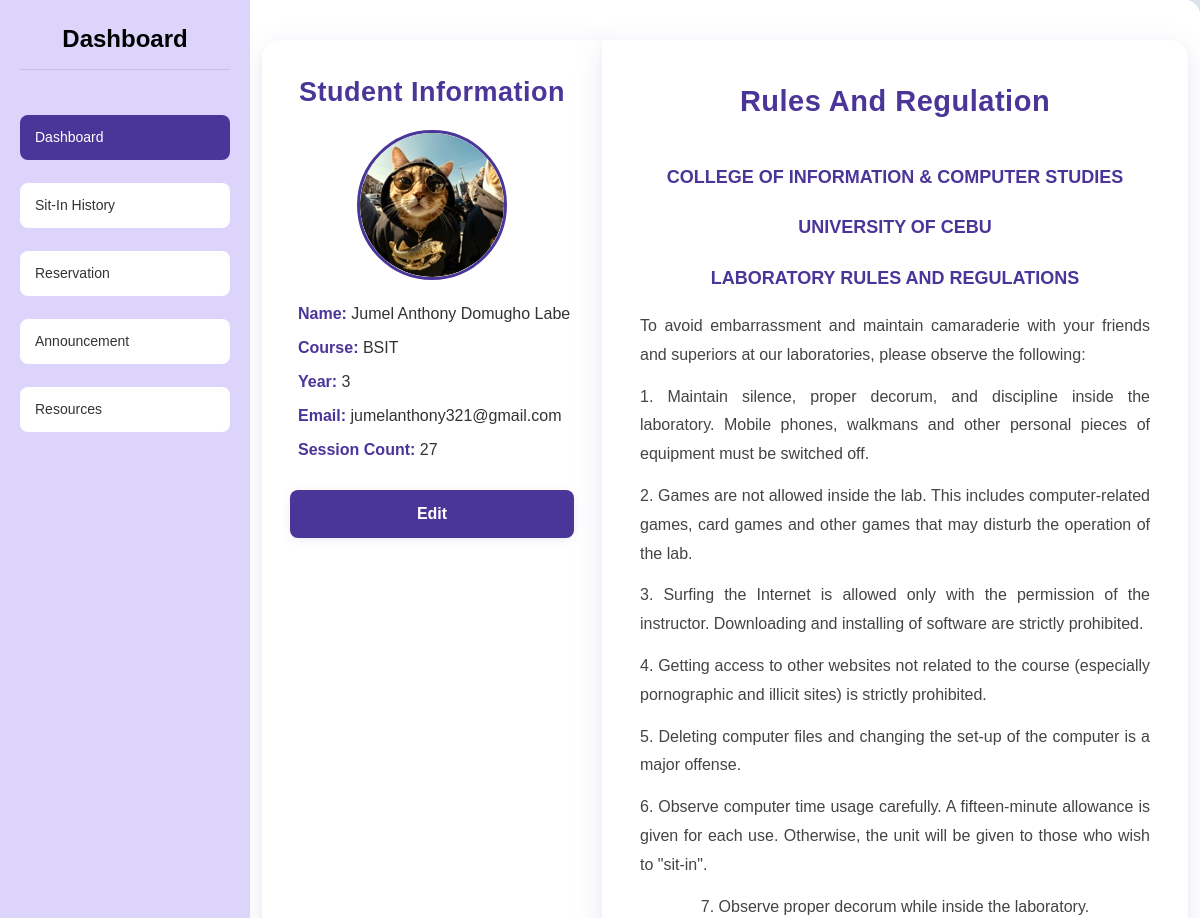
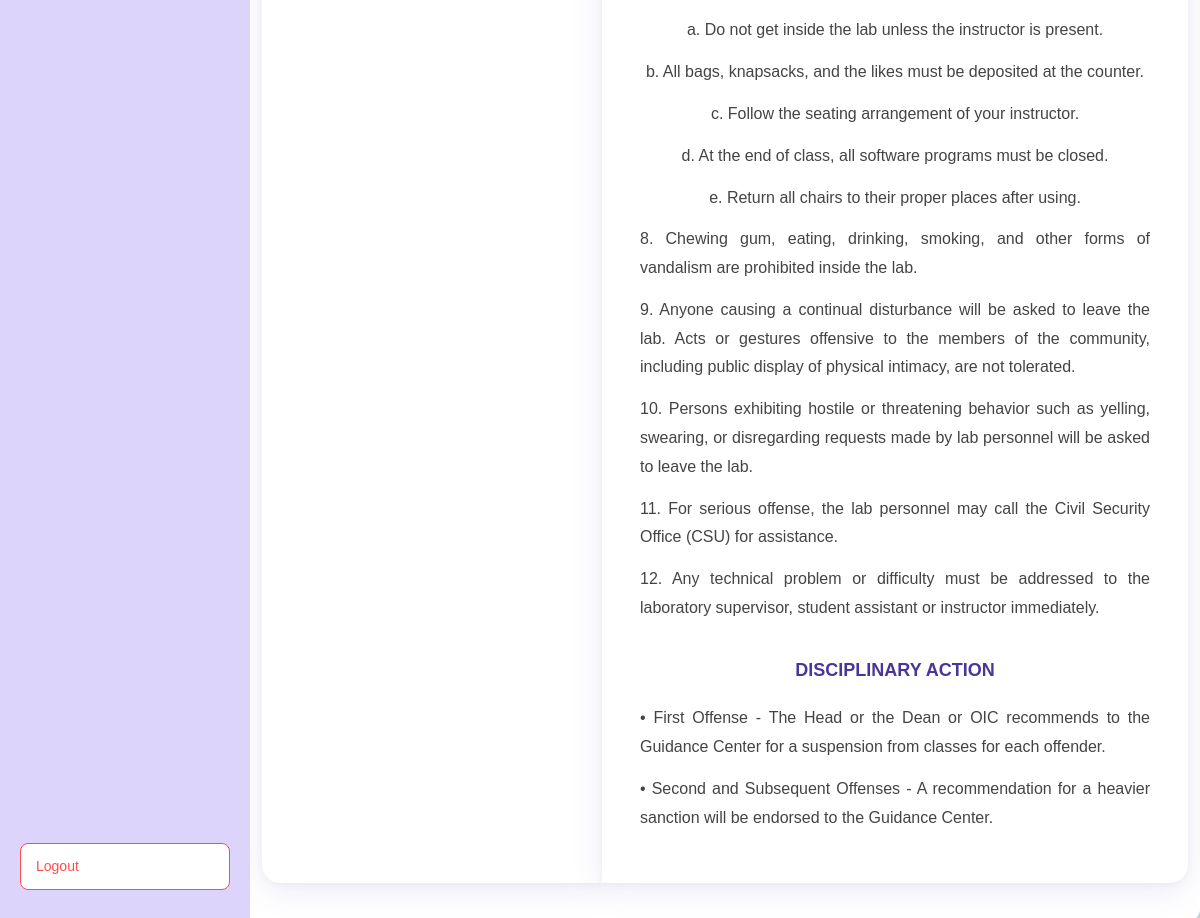
Page /student/dashboard (signed in) on the committed database (2 pictures, top to bottom).
### tables this page shows
CREATE TABLE students ( 
idno TEXT PRIMARY KEY,
lastname TEXT NOT NULL,
firstname TEXT NOT NULL,
midname TEXT,
course TEXT NOT NULL,
year_level INTEGER NOT NULL,
email_address TEXT NOT NULL,
username TEXT NOT NULL CHECK (username = idno),
password TEXT NOT NULL,
profile_picture TEXT DEFAULT NULL,
session_count INTEGER DEFAULT 30
, reward_points INTEGER DEFAULT 0, reward_redeemable INTEGER DEFAULT 0);

### routes/student_routes.py (the view)
@student_bp.route('/dashboard')
def dashboard():
    if session.get('user_type') != 'student':
        session.clear()
        return redirect(url_for('auth.login'))
    student = get_student_by_id(session['user_id'])
    if not student:
        flash("User not found!", "danger")
        return redirect(url_for('auth.logout'))
    session['firstname'] = student['firstname']
    session['lastname'] = student['lastname']
    session['session_count'] = student['session_count']
    user_data = {
        "idno": student["idno"],
        "firstname": student["firstname"],
        "lastname": student["lastname"],
        "midname": student["midname"],
        "course": student["course"] or "N/A",
        "year_level": student["year_level"] or "N/A",
        "email_address": student["email_address"] or "N/A",
        "profile_picture": student["profile_picture"] or None,
        "session_count": student["session_count"] or 0
    }
    announcements = get_announcements()
    return render_template('dashboard.html', user=user_data, announcements=announcements)

### app.py (called while the page is built)
@app.after_request
def add_header(response):
    if 'Cache-Control' not in response.headers:
        response.headers['Cache-Control'] = 'no-store, no-cache, must-revalidate, post-check=0, pre-check=0, max-age=0'
        response.headers['Pragma'] = 'no-cache'
        response.headers['Expires'] = '-1'
    return response

### dbhelper.py (called while the page is built)
def get_connection():
    conn = sqlite3.connect(DB_NAME)
    conn.row_factory = sqlite3.Row
    return conn

def get_student_by_id(idno):
    conn = get_connection()
    cursor = conn.cursor()
    cursor.execute("SELECT * FROM students WHERE idno = ?", (idno,))
    student = cursor.fetchone()
    conn.close()
    return student

def get_announcements():
    conn = get_connection()
    cursor = conn.cursor()
    cursor.execute("SELECT * FROM announcements ORDER BY created_at DESC")
    announcements = cursor.fetchall()
    conn.close()
    return announcements

### templates/dashboard.html (shortened to what this page needs)
{% extends "base.html" %}
{% block content %}
<body>
    <div class="dashboard-container">
        <div class="sidebar">
            <h1 class="dashboard-title">Dashboard</h1>
            <a href="{{ url_for('student.dashboard') }}" class="menu-btn active">Dashboard</a>
            <a href="{{ url_for('student.sit_in_history') }}" class="menu-btn">Sit-In History</a>
            <a href="{{ url_for('student.reserve') }}" class="menu-btn">Reservation</a>
            <a href="{{ url_for('student.announcements') }}" class="menu-btn">Announcement</a>
            <a href="{{ url_for('student.resources') }}" class="menu-btn">Resources</a>
            <a href="{{ url_for('auth.logout') }}" class="menu-btn logout-btn">Logout</a>
        </div>
        <div class="content">
            <div class="container">
                <div class="student-info">
                    <h2>Student Information</h2>
                    <div class="profile-container">
                        {% if user['profile_picture'] %}
                            <img src="{{ url_for('static', filename=user['profile_picture']) }}" alt="Profile Picture" class="profile-pic">
                        {% else %}
                            <img src="{{ url_for('static', filename='default-avatar.jpg') }}" alt="Default Profile Picture" class="profile-pic">
                        {% endif %}
                    </div>
                    <p><strong>Name:</strong> {{ user['firstname'] }}{% if user['midname'] %} {{ user['midname'] }}{% endif %} {{ user['lastname'] }}</p>
                    <p><strong>Course:</strong> {{ user['course'] }}</p>
                    <p><strong>Year:</strong> {{ user['year_level'] }}</p>
                    <p><strong>Email:</strong> {{ user['email_address'] }}</p>
                    <p><strong>Session Count:</strong> {{ user['session_count'] if user['session_count'] else 30 }}</p>
                    <button class="edit-btn" onclick="openModal()">Edit</button>
                </div>
                <div class="rules-regulation" style="width: 100%; max-width: 600px; margin-left: auto; margin-right: auto;">
                    <h2>Rules And Regulation</h2>
                    <center><strong><p>COLLEGE OF INFORMATION & COMPUTER STUDIES</p>
                    <p>UNIVERSITY OF CEBU</p>
                    <p>LABORATORY RULES AND REGULATIONS</p></strong></center>
                    <p>To avoid embarrassment and maintain camaraderie with your friends and superiors at our laboratories, please observe the following:</p>
                    <p>1. Maintain silence, proper decorum, and discipline inside the laboratory. Mobile phones, walkmans and other personal pieces of equipment must be switched off.</p>
                    <p>2. Games are not allowed inside the lab. This includes computer-related games, card games and other games that may disturb the operation of the lab.</p>
                    <p>3. Surfing the Internet is allowed only with the permission of the instructor. Downloading and installing of software are strictly prohibited.</p>
                    <p>4. Getting access to other websites not related to the course (especially pornographic and illicit sites) is strictly prohibited.</p>
                    <p>5. Deleting computer files and changing the set-up of the computer is a major offense.</p>
                    <p>6. Observe computer time usage carefully. A fifteen-minute allowance is given for each use. Otherwise, the unit will be given to those who wish to "sit-in".</p>
                    <p>7. Observe proper decorum while inside the laboratory.</p>
                    <p>a. Do not get inside the lab unless the instructor is present.</p>
                    <p>b. All bags, knapsacks, and the likes must be deposited at the counter.</p>
                    <p>c. Follow the seating arrangement of your instructor.</p>
                    <p>d. At the end of class, all software programs must be closed.</p>
                    <p>e. Return all chairs to their proper places after using.</p>
                    <p>8. Chewing gum, eating, drinking, smoking, and other forms of vandalism are prohibited inside the lab.</p>
                    <p>9. Anyone causing a continual disturbance will be asked to leave the lab. Acts or gestures offensive to the members of the community, including public display of physical intimacy, are not tolerated.</p>
                    <p>10. Persons exhibiting hostile or threatening behavior such as yelling, swearing, or disregarding requests made by lab personnel will be asked to leave the lab.</p>
                    <p>11. For serious offense, the lab personnel may call the Civil Security Office (CSU) for assistance.</p>
                    <p>12. Any technical problem or difficulty must be addressed to the laboratory supervisor, student assistant or instructor immediately.</p>
                    <strong><p>DISCIPLINARY ACTION</p></strong>
                        <p> • First Offense - The Head or the Dean or OIC recommends to the Guidance Center for a suspension from classes for each offender.</p>
                        <p> • Second and Subsequent Offenses - A recommendation for a heavier sanction will be endorsed to the Guidance Center.</p>
                </div>
            </div>
        </div>
    </div>
</body>
</html>
{% endblock %}

### static/css/styles.css (style rules this page uses)
body { height: 100vh; margin: 0; display: flex; justify-content: center; align-items: center; background: #f5f5f5; font-family: Arial, sans-serif; overflow-y: auto; }
* { margin: 0; padding: 0; box-sizing: border-box; font-family: Arial, sans-serif; }
body { display: flex; justify-content: center; align-items: center; height: 100vh; background-color: #f5f5f5; }
.dashboard-container { width: 100%; height: 100vh; display: flex; border-radius: 15px; background-color: #fff; overflow: hidden; padding-left: 250px; }
.sidebar { width: 250px; background-color: #ddd4fc; padding: 25px 20px; display: flex; flex-direction: column; gap: 15px; height: 100vh; position: fixed; left: 0; top: 0; z-index: 1000; }
.dashboard-title { color: #000000; font-size: 24px; font-weight: bold; padding-bottom: 15px; margin-bottom: 30px; border-bottom: 1px solid rgba(0, 0, 0, 0.1); text-align: center; }
.profile-pic { width: 35px; height: 35px; background-color: #c0c0c0; border-radius: 50%; }
.menu-btn { background-color: #fff; border: none; padding: 12px 15px; border-radius: 8px; font-size: 14px; font-weight: 500; text-align: left; cursor: pointer; transition: all 0.2s ease; color: #333; text-decoration: none; display: block; margin-bottom: 8px; }
.menu-btn.active { background-color: #4a3599; color: white; }
.logout-btn { margin-top: auto; background-color: #fff; color: #ff4d4d; border: 1px solid #ff4d4d; }
.content { flex: 1; background-color: #fff; border-top-right-radius: 15px; border-bottom-right-radius: 15px; padding: 20px; overflow-y: auto; width: calc(100% - 250px); }

### templates/dashboard.html (style rules this page uses)
body { background: linear-gradient(120deg, #f5f7fa 0%, #c3cfe2 100%); min-height: 100vh; }
.dashboard-container { min-height: 100vh; display: flex; }
.content { flex: 1; display: flex; align-items: stretch; justify-content: center; padding: 40px 0; min-height: 100vh; }
.container { display: flex; gap: 0; width: 100%; max-width: 1200px; margin: 0 auto; align-items: stretch; min-height: 75vh; }
.student-info { flex: 0 0 340px; background: #fff; padding: 36px 28px 32px 28px; border-radius: 18px 0 0 18px; box-shadow: 0 8px 32px rgba(74, 53, 153, 0.10), 0 1.5px 6px rgba(0,0,0,0.04); display: flex; flex-direction: column; align-items: center; margin-top: 0; margin-bottom: 0; min-height: 100%; height: 100%; }
.student-info h2 { font-size: 27px; color: #4a3599; margin-bottom: 22px; font-weight: 700; letter-spacing: 0.5px; }
.profile-container { width: 150px; height: 150px; border-radius: 50%; overflow: hidden; margin-bottom: 22px; border: 3px solid #4a3599; background: #f5f5f5; display: flex; align-items: center; justify-content: center; }
.profile-pic { width: 100%; height: 100%; object-fit: cover; object-position: center; }
.student-info p { font-size: 16px; color: #333; margin-bottom: 10px; width: 100%; text-align: left; padding-left: 8px; }
.student-info strong { color: #4a3599; font-weight: 600; }
.edit-btn { margin-top: 18px; width: 100%; background: #4a3599; color: #fff; border: none; border-radius: 8px; padding: 12px 0; font-size: 16px; font-weight: 600; box-shadow: 0 2px 8px rgba(76, 63, 153, 0.10); transition: background 0.2s, box-shadow 0.2s, transform 0.2s; }
.rules-regulation { flex: 1 1 0; background: #fff; padding: 44px 38px 38px 38px; border-radius: 0 18px 18px 0; box-shadow: 0 8px 32px rgba(74, 53, 153, 0.10), 0 1.5px 6px rgba(0,0,0,0.04); margin-top: 0; margin-bottom: 0; min-width: 0; min-height: 100%; height: 100%; overflow-y: auto; display: flex; flex-direction: column; align-items: center; }
.rules-regulation h2 { font-size: 29px; color: #4a3599; margin-bottom: 24px; font-weight: 700; letter-spacing: 0.5px; text-align: center; }
.rules-regulation p { font-size: 16px; line-height: 1.8; margin-bottom: 13px; color: #444; text-align: justify; max-width: 800px; }
.rules-regulation strong p { font-size: 18px; color: #4a3599; margin: 18px 0; text-align: center; font-weight: 600; }

### rows in the picture
students: profile_picture (picture), firstname "Jumel Anthony", midname "Domugho", lastname "Labe", course "BSIT", year_level "3", email_address "jumelanthony321@gmail.com", session_count "27"
